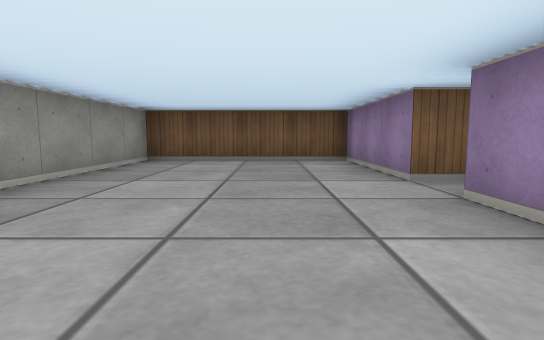
view 1 (above)

19 first-person views from a walk through a cub3D maze. The camera is about half as high as the walls, tilts 6° down and sees 80° across. The floor is counted in squares. Each view is taken from the middle of a square. On the plan, view 1 faces up. The plan holds only what a view shows up to about 9 squares ahead; the rest is blank.

view 2
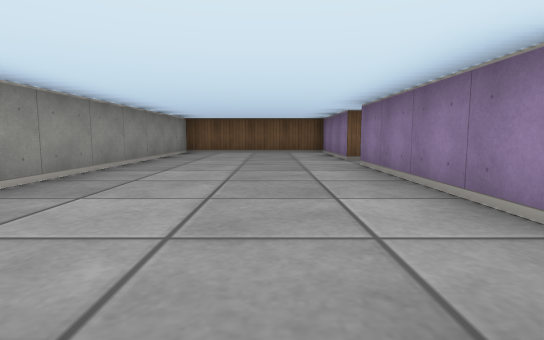

view 3
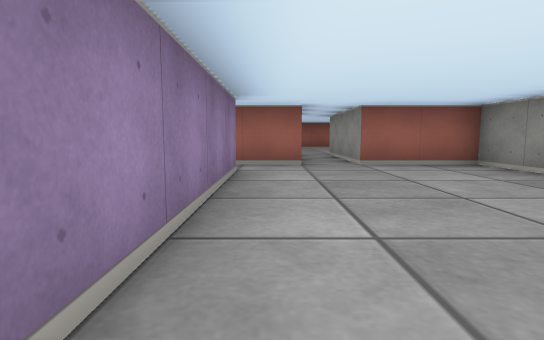

view 4
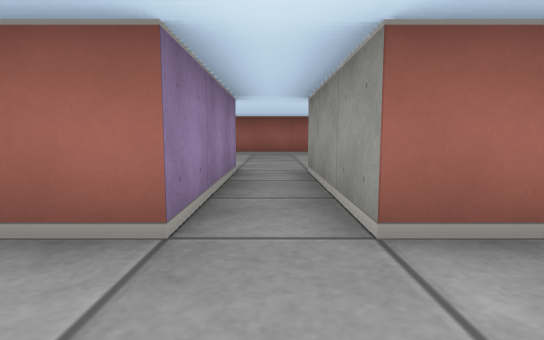

view 5
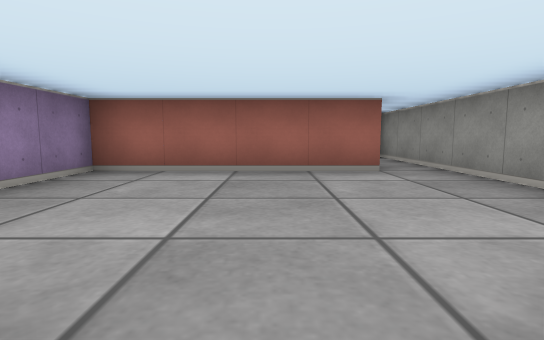

view 6
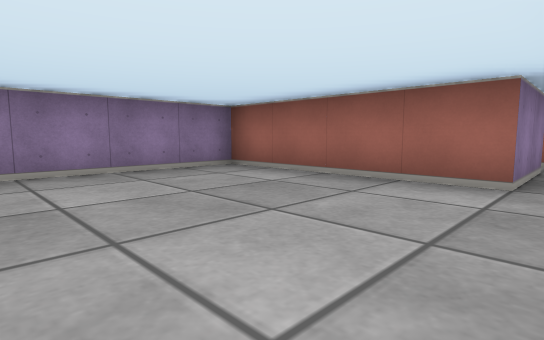

view 7
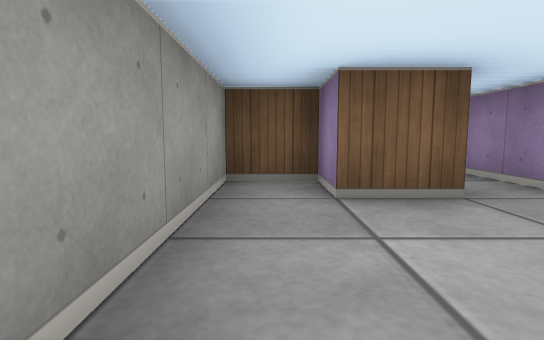

view 8
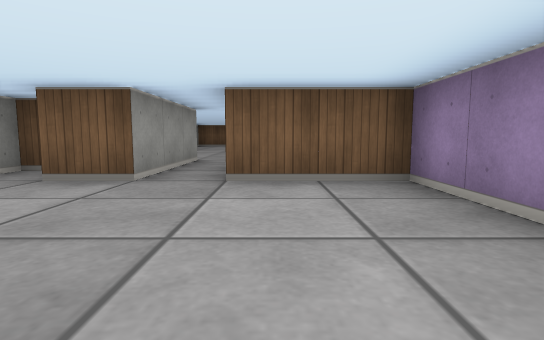

view 9
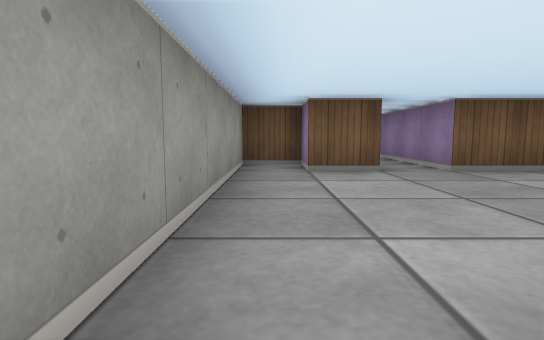

view 10
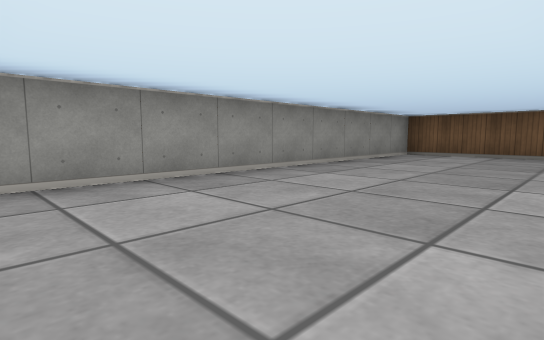

view 11
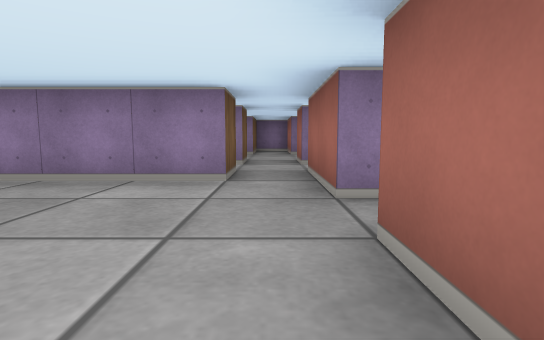

view 12
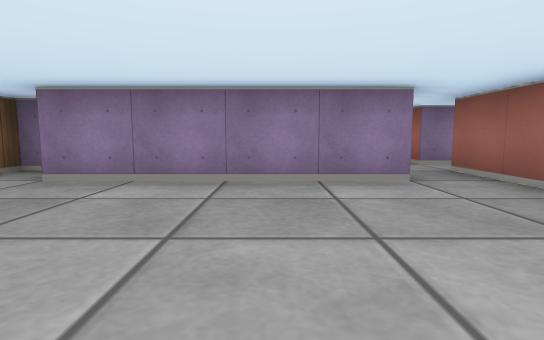

view 13
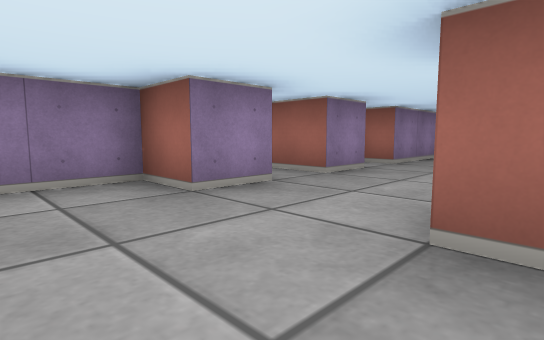

view 14
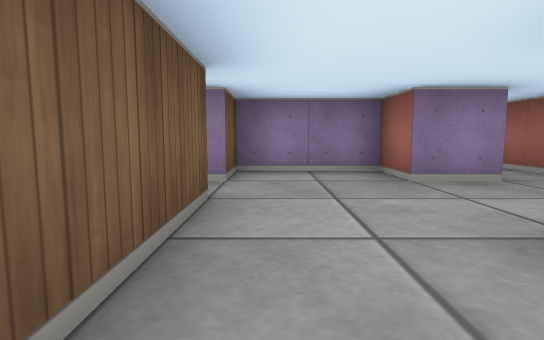

view 15
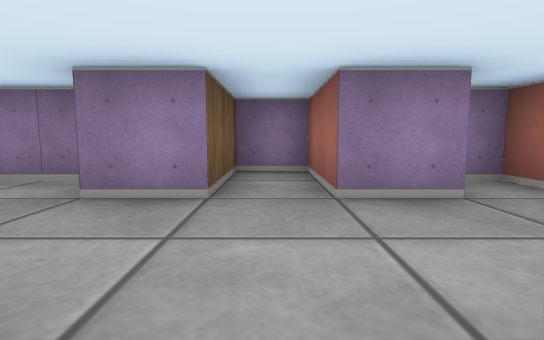

view 16
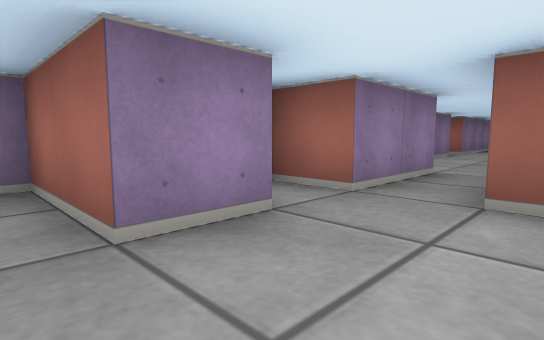

view 17
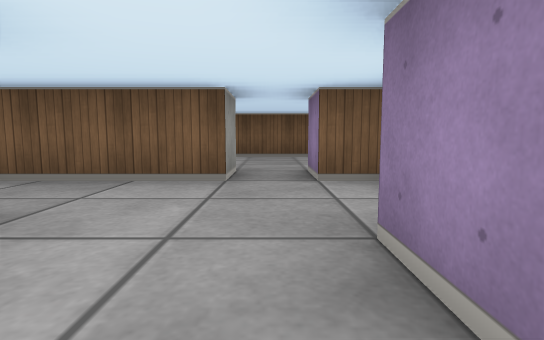

view 18
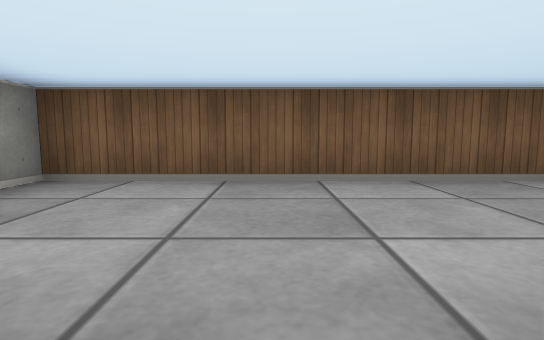

view 19
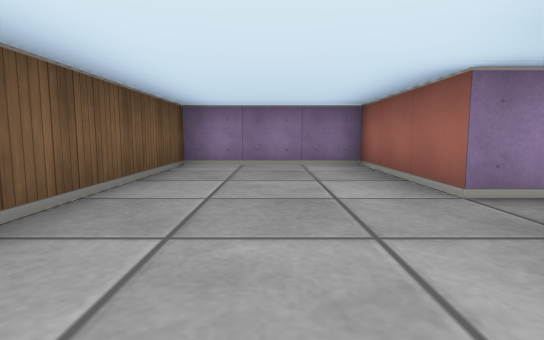

### Floor plan
Ten units are one square. View 1 is at (0, 0); x grows to the right and y downward. Boxes are objects, and circles mark ways between rooms. Rooms are numbered by the first view taken in them; rooms with no view inside come last. Other rooms are left out.
<svg viewBox="-30 -70 130 190">
<path fill="none" stroke="#000" d="M25 -35 15 -35 15 -65 -25 -65 -25 25 -5 25M25 15 15 15 15 -25M5 25 25 25M-5 25 -5 55 -15 55 -15 45 -25 45 -25 115M-15 115 -15 95 25 95 25 55 5 55 5 25M44 15 35 15M40 5 45 5M35 31 35 25 45 25M65 36 65 25 85 25 85 15 65 15 65 5 75 5 75 -15 65 -15 65 -25M55 -25 55 -15 30 -15M65 45 75 45 75 40M65 -25 95 -25 95 -55 35 -55 35 -49"/>
<circle cx="0" cy="30" r="3" fill="#2a7"/>
<circle cx="20" cy="20" r="3" fill="#2a7"/>
<circle cx="60" cy="-20" r="3" fill="#2a7"/>
<text x="0" y="-20">1</text>
<text x="0" y="70">2</text>
<text x="50" y="10">3</text>
<text x="60" y="-40">4</text>
</svg>
Room 1 opens to room 2. Room 1 opens to room 3. Room 3 opens to room 4.

Where each view was taken, in squares from view 1:
view 1: 0 up, 0 right, facing up
view 2: 3 down, 0 right, facing up
view 3: 3 up, 1 right, facing down
view 4: 1 down, 0 right, facing down
view 5: 5 down, 0 right, facing down
view 6: 6 down, 2 left, facing down-right
view 7: 8 down, 2 left, facing up
view 8: 9 down, 1 right, facing up
view 9: 10 down, 2 left, facing up
view 10: 2 down, 1 right, facing up-left
view 11: 2 down, 2 left, facing right
view 12: 0 up, 2 left, facing right
view 13: 1 up, 4 right, facing down-right
view 14: 1 up, 3 right, facing right
view 15: 2 down, 4 right, facing right
view 16: 2 down, 5 right, facing down-right
view 17: 2 down, 6 right, facing up
view 18: 2 up, 6 right, facing up
view 19: 4 up, 4 right, facing right
